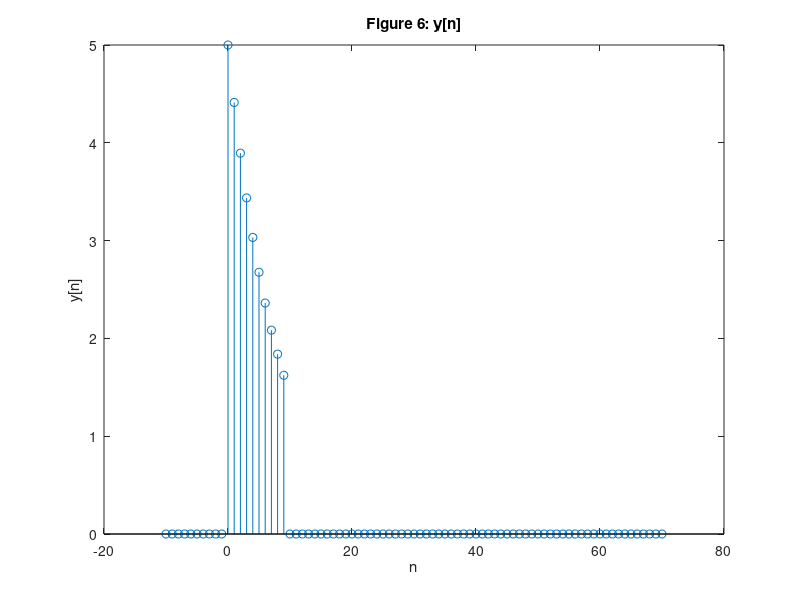
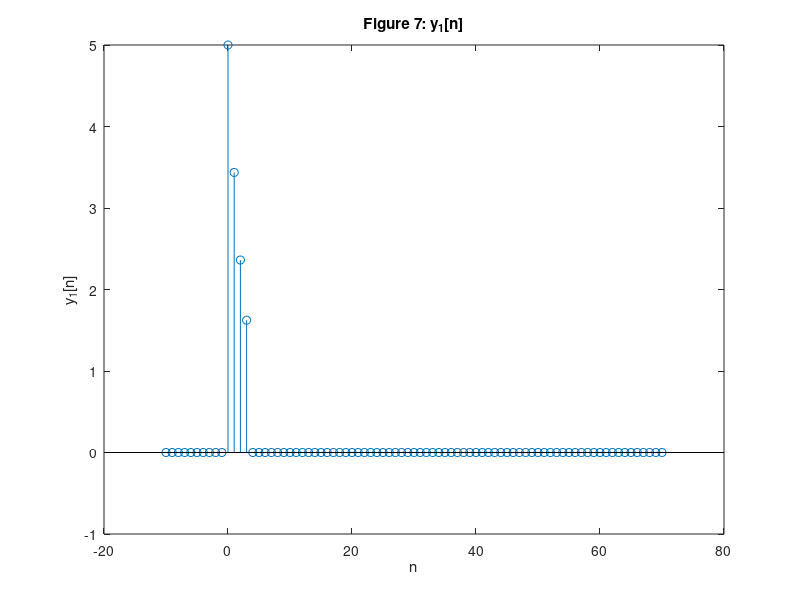
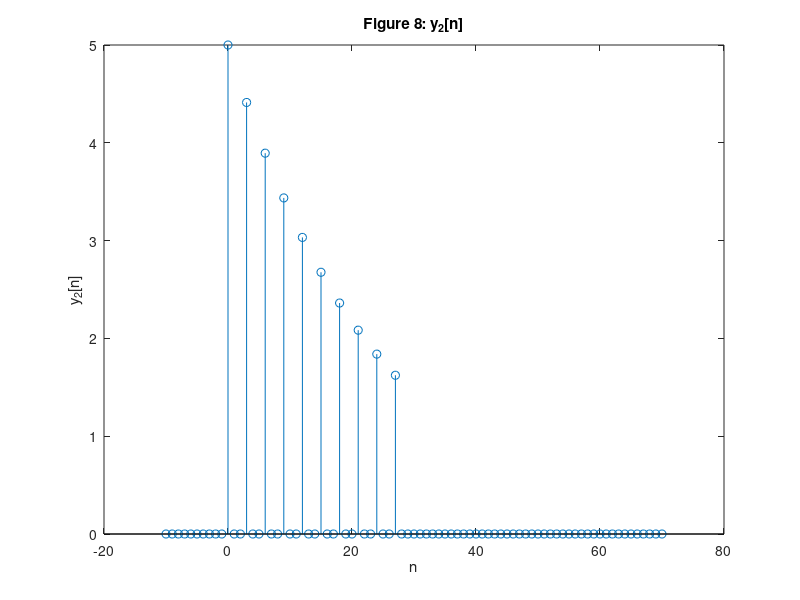

MATLAB code for these plots, in order:
%Part A

%2)
% effects of scaling on a discrete time signal

% domain
n = -10: 1: 70;

% i) y[n] = 5e^(-n/8)*(u[n]-u[n-10])

u = @(n) (1.*((n >= 0) & (n <= 70)));
y = @(n) (5.*(exp((-n) / 8)).*(u(n) - u(n-10)));

figure(6);
stem(n, y(n));
title('Figure 6: y[n]');
xlabel('n'); ylabel('y[n]');

% ii) y1[n] = y[3n]

y_2 = @(n) y(3.*n);

figure(7);
stem(n, y_2(n));
title('Figure 7: y_{1}[n]');
xlabel('n'); ylabel('y_{1}[n]');

% iii) y2[n] = y[n/3]

y_2 = @(n) y(n/3).*(mod(n,3) == 0); %adds 2 zeros in between existing values, upsampling

figure(8);
stem(n, y_2(n));
title('Figure 8: y_{2}[n]');
xlabel('n'); ylabel('y_{2}[n]');

%The effects on scaling for y1[n] and y2[n] is that y1[n] is y[n] compressed by a factor of 3 and is downsampled; while y2[n] is expanded by a factor of 3 and is upsampled.